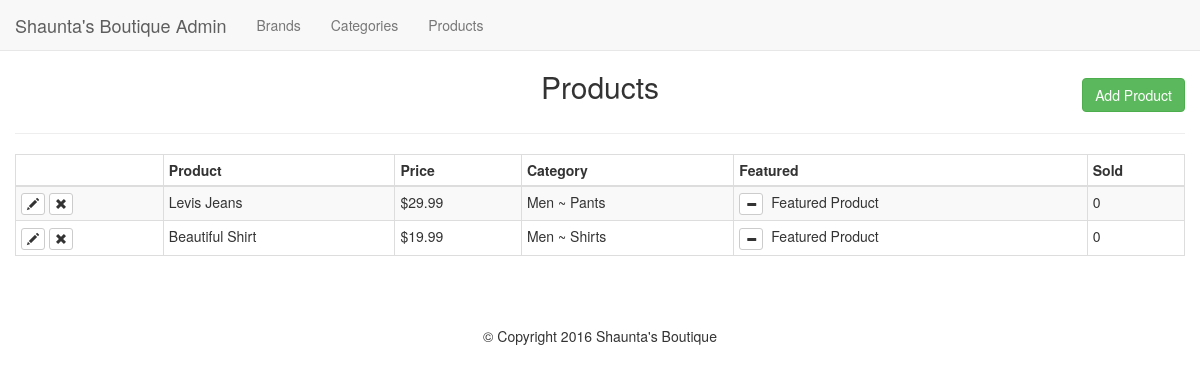
Page /admin/products.php on the earlier database version.
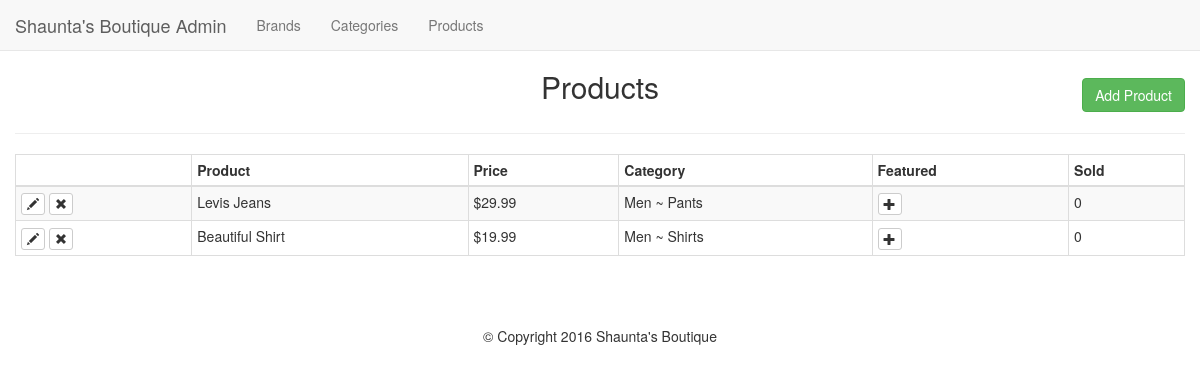
Same page on the later database version.
### tables this page shows
CREATE TABLE IF NOT EXISTS `products` (
  `id` int(11) NOT NULL,
  `title` varchar(255) NOT NULL,
  `price` decimal(10,2) NOT NULL,
  `list_price` decimal(10,2) NOT NULL,
  `brand` int(11) NOT NULL,
  `categories` varchar(255) NOT NULL,
  `image` varchar(255) NOT NULL,
  `description` text NOT NULL,
  `featured` tinyint(4) NOT NULL DEFAULT '0',
  `sizes` text NOT NULL,
  `deleted` tinyint(4) NOT NULL DEFAULT '0'
);

### helpers/helpers.php (called while the page is built, shortened)
<?php
	function money($number) {
		return '$'.number_format($number, 2);
	}

### admin/products.php (the view, shortened to what this page needs)
<?php
	require_once $_SERVER['DOCUMENT_ROOT'].'/ecommerce/core/init.php';
	include 'includes/head.php';
	include 'includes/navigation.php';
	$presults = $db->query("SELECT * FROM products WHERE deleted = 0");
?>
<h2 class="text-center">Products</h2>
<a class="btn btn-success pull-right" id="add-product-btn" href="products.php?add=1">Add Product</a>
<hr>
<table class="table table-bordered table-condensed table-striped">
	<thead>
		<th></th>
		<th>Product</th>
		<th>Price</th>
		<th>Category</th>
		<th>Featured</th>
		<th>Sold</th>
	</thead>
	<tbody>
		<?php while($product = mysqli_fetch_assoc($presults)) :
			$childID = $product['categories'];
			$result = $db->query("SELECT * FROM categories WHERE id = '{$childID}'");
			$child = mysqli_fetch_assoc($result);
			$parentID = $child['parent'];
			$presult = $db->query("SELECT * FROM categories WHERE id = '$parentID'");
			$parent = mysqli_fetch_assoc($presult);
			$category = $parent['category'].' ~ '.$child['category'];
		?>
		<tr>
			<td>
				<a class="btn btn-xs btn-default" href="products.php?edit=<?php echo $product['id']; ?>"><span class="glyphicon glyphicon-pencil"></span></a>
				<a class="btn btn-xs btn-default" href="products.php?delete=<?php echo $product['id']; ?>"><span class="glyphicon glyphicon-remove"></span></a>
			</td>
			<td><?php echo $product['title']; ?></td>
			<td><?php echo money($product['price']); ?></td>
			<td><?php echo $category; ?></td>
			<td>
				<a class="btn btn-xs btn-default" href="products.php?featured=<?php echo (($product['featured'] == 0)?'1' : '0'); ?>&id=<?php echo $product['id']; ?>"><span class="glyphicon glyphicon-<?php echo (($product['featured'] == 1)?'minus': 'plus'); ?>"></span></a>&nbsp; <?php echo (($product['featured'] == 1)?'Featured Product' : ''); ?>
			</td>
			<td>0</td>
		</tr>
		<?php endwhile; ?>
	</tbody>
</table>
<?php
	include 'includes/footer.php';

Differences in the rows shown:
changed products "Levis Jeans": no longer shows "Featured Product"
changed products "Beautiful Shirt": no longer shows "Featured Product"
